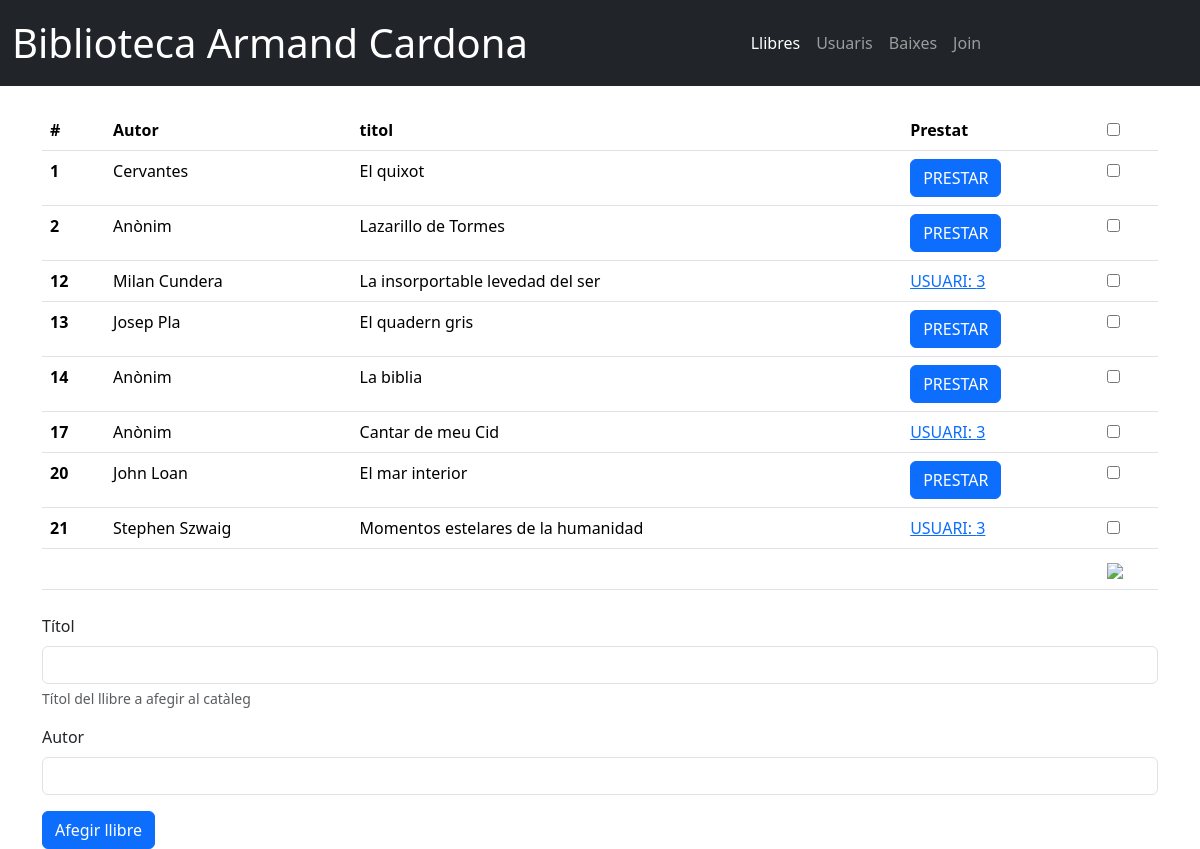
The page / on the database its author committed.
### cardona_app/model.py (models this page shows)
class Llibre(db.Model):
    __tablename__ = 'llibres'
    id = db.Column(db.Integer, primary_key=True)
    titol = db.Column(db.String, nullable=False)
    autor = db.Column(db.String, default='Anònim')
    prestat = db.Column(db.Integer, default=0)

### cardona_app/routes_main.py (the view)
@main_bp.route("/")
def mostrar_llibres():
    llibres = db.session.query(Llibre).all()
    usuaris = db.session.query(Usuari).filter(Usuari.actiu.like(1)).all()
    return render_template("cataleg.html", llibres = llibres, usuaris = usuaris)

### cardona_app/templates/cataleg.html (shortened to what this page needs)
<!DOCTYPE html>
<html lang="en">
<head>
    <link href="https://cdn.jsdelivr.net/npm/bootstrap@5.3.7/dist/css/bootstrap.min.css" rel="stylesheet">
</head>
<body>
    <nav class="navbar bg-dark navbar-expand-lg" data-bs-theme="dark">
        <div class="container-fluid">
            <span class="navbar-brand mb-0 fs-1">Biblioteca Armand Cardona</span>
            <div class="collapse navbar-collapse justify-content-center">
                <ul class="navbar-nav">
                    <li class="nav-item">
                        <a href="#" class="nav-link active">Llibres</a>
                    </li>
                    <li class="nav-item">
                        <a href="{{url_for('main_bp.mostrar_usuaris')}}" class="nav-link">Usuaris</a>
                    </li>
                    <li class="nav-item">
                        <a href="{{url_for('main_bp.mostrar_baixes')}}" class="nav-link">Baixes</a>
                    </li>
                    <li class="nav-item">
                        <a href="{{url_for('main_bp.mostrar_join')}}" class="nav-link">Join</a>
                    </li>
                </ul>
            </div>
        </div>
    </nav>
    <div class="container mb-4 mt-4">
        {% if not llibres %}
        <h2>Actualment no hi han llibres en el catàleg</h2>
        {% else %}
        <table class="table">
            <thead>
                <tr>
                    <th scope="col">#</th>
                    <th scope="col">Autor</th>
                    <th scope="col">titol</th>
                    <th scope="col">Prestat</th>
                    <th scope="col"><input type="checkbox" id="global_esborrar"></th>
                </tr>
            </thead>
            <tbody>
                <form method="POST" id="form_llibres">
            {% for llibre in llibres %}
                <tr>
                    <th scope="row">{{llibre.id}}</th>
                    <td>{{llibre.autor}}</td>
                    <td>{{llibre.titol}}</td>
                    <td>
                    {% if llibre.prestat == 0 %}
                    <button type="button" class="btn btn-primary btn-prestec"
                            data-bs-target="#usuarisPrestec"
                            data-titol="{{llibre.titol}}" data-llibre="{{llibre.id}}">
                        PRESTAR
                    </button>
                    {% else %}
                    <a href="{{url_for('main_bp.prestar_llibre', idLlibre = llibre.id, idUsuari = 0)}}" >
                        USUARI: {{llibre.prestat}}
                    </a>
                    {% endif %}
                    </td>
                    <td><input type="checkbox" name="llibre" value="{{llibre.id}}" class="esborra_llibre"></td>
                </tr>
            {% endfor %}
                <tr>
                    <th scope="row" colspan="4"></th>
                    <td><span>
                        <a href="#" data-action="{{url_for('main_bp.esborrar_llibres')}}" id="global_esborrar_action">
                            <img src="static/img/delete.png" style="width: 15px;"/>
                        </a>
                    </span></td>
                </tr>
                </form>
            </tbody>
        </table>
        {%endif%}
    </div>
    <div class="container">
        <form action="{{url_for('main_bp.afegir_llibre')}}" method="GET" id="afegir_llibre">
            <div class="mb-3">
                <label for="titol" class="form-label">Títol</label>
                <input type="text" class="form-control" id="titol" name="titol" aria-describedby="titolHelp">
                <div id="titolHelp" class="form-text">Títol del llibre a afegir al catàleg</div>
            </div>
            <div class="mb-3">
                <label for="autor" class="form-label">Autor</label>
                <input type="text" class="form-control" id="autor" name="autor">
            </div>
            <button type="submit" class="btn btn-primary">Afegir llibre</button>
        </form>
    </div>
</body>
</html>

### rows shown on the page
Llibre: id "1", autor "Cervantes", titol "El quixot"
Llibre: id "2", autor "Anònim", titol "Lazarillo de Tormes"
Llibre: id "12", autor "Milan Cundera", titol "La insorportable levedad del ser", prestat "3"
Llibre: id "13", autor "Josep Pla", titol "El quadern gris"
Llibre: id "14", autor "Anònim", titol "La biblia"
Llibre: id "17", autor "Anònim", titol "Cantar de meu Cid", prestat "3"
Llibre: id "20", autor "John Loan", titol "El mar interior"
Llibre: id "21", autor "Stephen Szwaig", titol "Momentos estelares de la humanidad", prestat "3"
